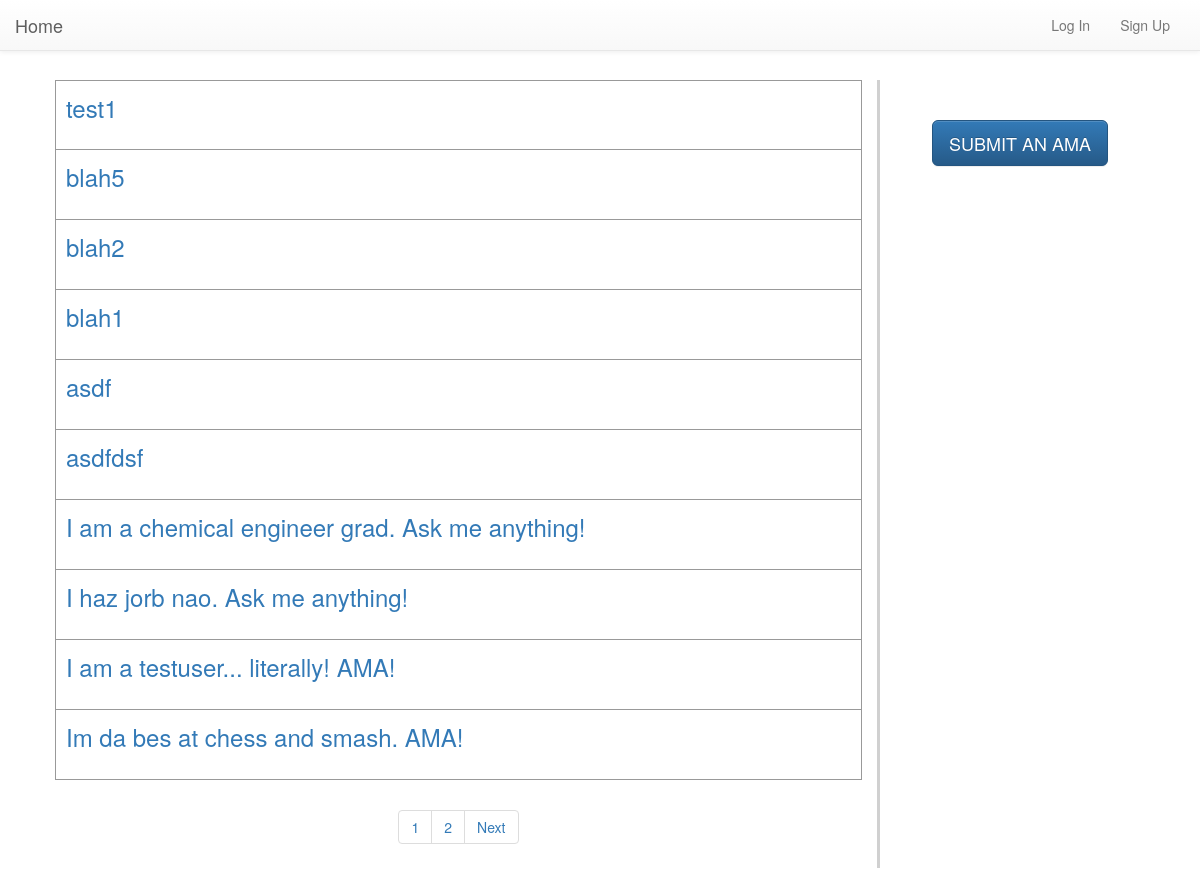
The app's page /, older data.
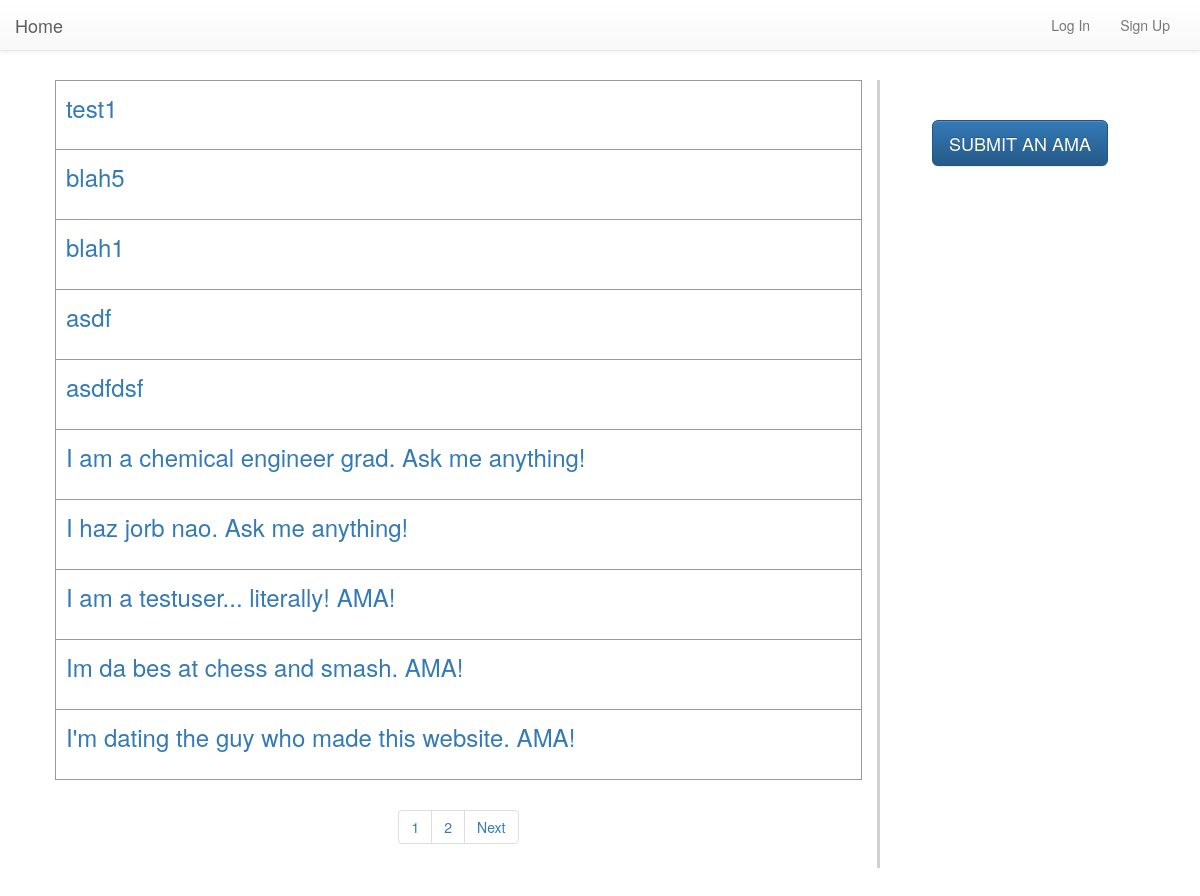
The same page, newer data.
### home/models.py (models this page shows, shortened)
class AMA(models.Model):
    author = models.ForeignKey(User)
    title = models.CharField(max_length=100)
    description = models.CharField(max_length=1000)
    pub_date = models.DateTimeField(default=timezone.now)

### home/views.py (the view)
# urls.py: url(r'^$', AMAListView.as_view(), name='index'),
class AMAListView(ListView):
    template_name = 'ama/index.html'
    model = AMA
    paginate_by = 10
    def get_queryset(self):
        ordered_list = AMA.objects.order_by('-pub_date')
        return ordered_list
    def get_context_data(self, **kwargs):
        context = super(AMAListView, self).get_context_data(**kwargs)
        context['range'] = range(context["paginator"].num_pages)
        return context

### home/templates/ama/index.html (shortened to what this page needs)
{% extends "base.html" %}
{% block left-content %}
{% if ama_list %}
<ul class="ama-list">
  {% for ama in ama_list %}
  <li class="ama-list-item"><a class="ama-link" href="{% url 'ama_detail' ama.id %}">{{ ama.title }}</a></li>
  {% endfor %}
</ul>
{% else %}
<p>No polls are available.</p>
{% endif %}
{% if is_paginated %}
<div class="center-align">
  <ul class="pagination">
    {% for i in range %}
    <li>
      <a href="{% url 'index' %}?page={{ forloop.counter }}">{{ forloop.counter }}</a>
    </li>
    {% endfor %}
    {% if page_obj.has_next %}
    <li class="waves-effect">
      <a href="{% url 'index' %}?page={{ page_obj.next_page_number }}">Next</a>
    </li>
    {% endif %}
  </ul>
</div>
{% endif %}
{% endblock %}
{% block right-content %}
<h5>
  <a href="{% url 'createama' %}" class="btn btn-primary btn-lg">
    SUBMIT AN AMA
  </a>
</h5>
{% endblock %}

Row changes from the older to the newer data that the page shows:
removed AMA: title "blah2"
now on this page (row unchanged): AMA: title "I'm dating the guy who made this website. AMA!"
